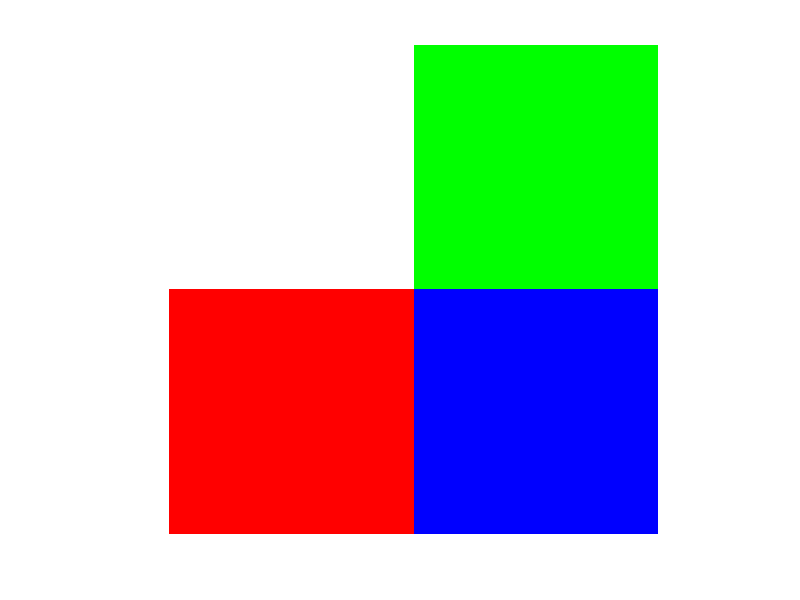
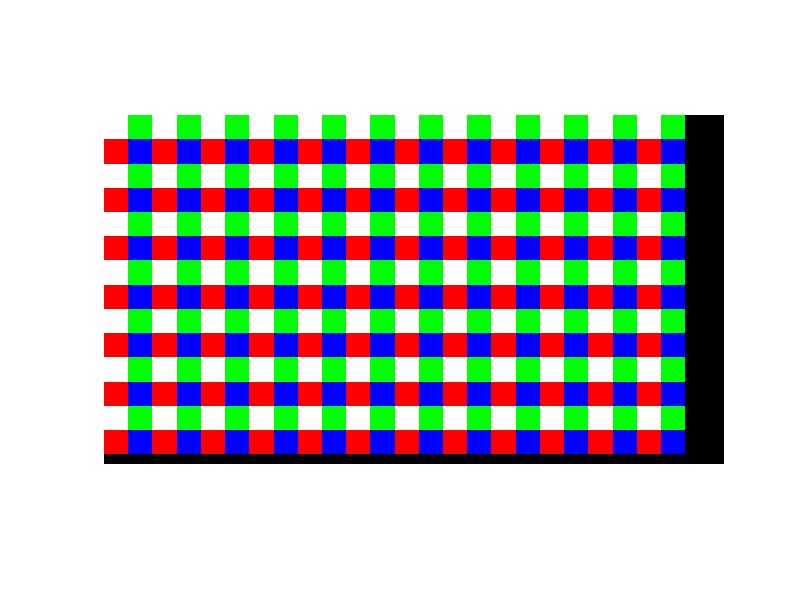

The MATLAB source for these figures, in order:
close all

% pattern generator
xresolution = 1280;
yresolution = 720;
channels = 3;
outputpattern = zeros(yresolution,xresolution,channels);

black = [0 0 0];
white = [255 255 255];
red = [255 0 0];
green = [0 255 0];
blue = [0 0 255];
cyan = [0 255 255];
magenta = [255 0 255];
yellow = [255 255 0];

%checkerboard pattern
checkersize = 50; % pixels
patternsizex = checkersize*2; % number of checkers in x direction before pattern repeats
patternsizey = checkersize*2; % number of checkers in y direction before pattern repeats
subpattern = zeros(patternsizex,patternsizey,channels);
for i = 1:checkersize
    for j = 1:checkersize
        subpattern(i,j,:) = white;
        subpattern(i+checkersize,j,:) = red;
        subpattern(i,j+checkersize,:) = green;
        subpattern(i+checkersize,j+checkersize,:) = blue;
    end
end
figure(1)
imshow(subpattern)

numpatternshorz = floor(yresolution / patternsizex);
numpatternsvert = floor(xresolution / patternsizey);

for i = 1:patternsizex:numpatternshorz*patternsizex
    for j = 1:patternsizey:numpatternsvert*patternsizey
        outputpattern(i:i+patternsizex-1,j:j+patternsizey-1,:) = subpattern;
    end
end

figure(2);
imshow(outputpattern)
